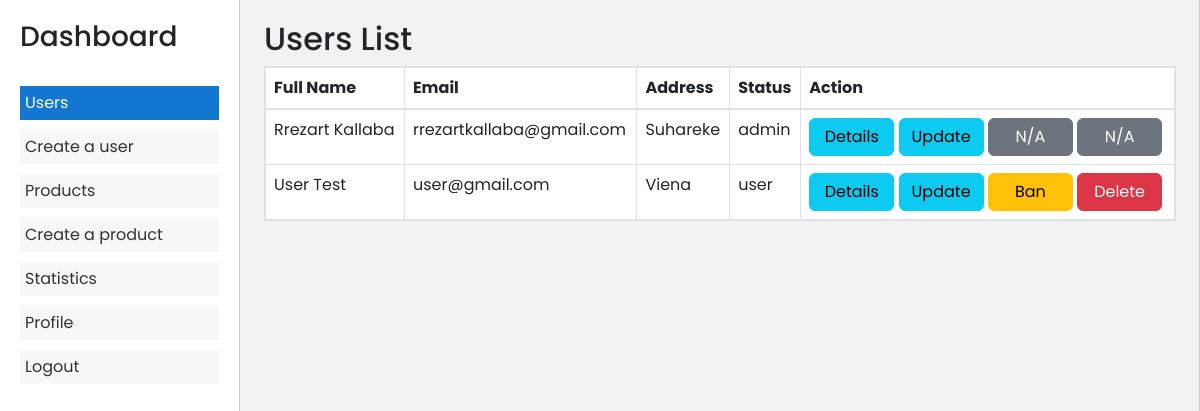
/admin/dashboard.php (signed in), run on an earlier commit of the app's database.
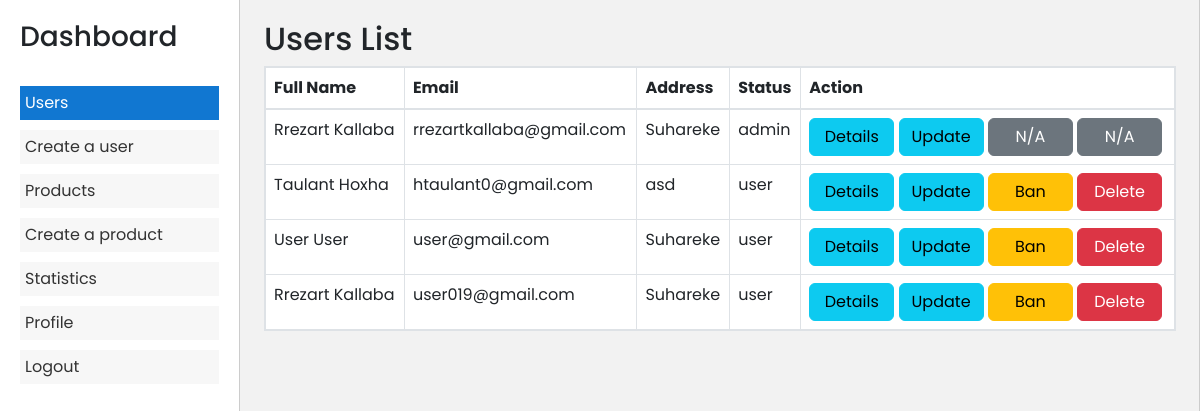
And on a later commit of the database.
### tables this page shows
CREATE TABLE IF NOT EXISTS `users` (
  `id` int NOT NULL AUTO_INCREMENT,
  `first_name` varchar(50) NOT NULL,
  `last_name` varchar(50) NOT NULL,
  `email` varchar(50) NOT NULL,
  `phone` varchar(20) NOT NULL,
  `address` varchar(100) NOT NULL,
  `image` varchar(100) DEFAULT NULL,
  `password` varchar(255) NOT NULL,
  `status` varchar(10) NOT NULL DEFAULT 'user',
  `is_banned` enum('Yes','No') NOT NULL DEFAULT 'No',
  PRIMARY KEY (`id`),
  UNIQUE KEY `email` (`email`)
);

### admin/users.php (the view, shortened to what this page needs)
<?php
if (isset($_SESSION["admin"])) {
    require "../validate/connect.php";
?>
    <!DOCTYPE html>
    <html lang="en">
    <head>
        <link href="https://cdn.jsdelivr.net/npm/bootstrap@5.3.0/dist/css/bootstrap.min.css" rel="stylesheet">
    </head>
    <body>
        <div class="container">
            <h2>Users List</h2>
            <table class="table table-bordered">
                <thead>
                    <tr>
                        <th>Full Name</th>
                        <th>Email</th>
                        <th>Address</th>
                        <th>Status</th>
                        <th>Action</th>
                    </tr>
                </thead>
                <tbody>
                    <?php
                    $sql = "SELECT * FROM users";
                    $result = mysqli_query($connect, $sql);
                    while ($row = mysqli_fetch_assoc($result)) {
                        echo '<tr>
                        <td>' . $row["first_name"] . ' ' . $row["last_name"] . '</td>
                        <td>' . $row["email"] . '</td>
                        <td>' . $row["address"] . '</td>
                        <td>' . $row["status"] . '</td>
                        <td>';
                        echo '<a href="?page=details_users&id=' . $row["id"] . '" class="btn btn-info">Details</a> ';
                        echo '<a href="?page=update_users&id=' . $row["id"] . '" class="btn btn-info">Update</a> ';
                        if ($row["status"] !== "admin") {
                            echo '<a href="ban_user.php?id=' . $row['id'] . '" class="btn btn-' .
                                ($row['is_banned'] === 'Yes' ? 'success' : 'warning') . '">'
                                . ($row["is_banned"] === "Yes" ? "Unban" : "Ban") .
                                '</a> ';
                        } else {
                            echo '<a href="#" class="btn btn-secondary">N/A</a> ';
                        }
                        if ($row["status"] !== "admin") {
                            echo '<a href="delete_user.php?id=' . $row["id"] . '" class="btn btn-danger" onclick="return confirm(\'Are you sure you want to delete this menu item?\')">Delete</a>';
                        } else {
                            echo '<a href="#" class="btn btn-secondary">N/A</a>';
                        }
                        echo '</td>
                        </tr>';
                    }
                    ?>
                </tbody>
            </table>
        </div>
    </body>
    </html>
<?php
} else if (isset($_SESSION["user"])) {
    header("location:../home.php");
} else {
    header("Location: ../login.php");
}

### admin/dashboard.php (shortened to what this page needs)
<?php
if (isset($_SESSION["admin"])) {
    require "../validate/connect.php";
?>
    <!DOCTYPE html>
    <html lang="en">
    <head>
        <link rel="stylesheet" href="https://maxcdn.bootstrapcdn.com/bootstrap/4.5.2/css/bootstrap.min.css">
    </head>
    <body>
        <?php
        $page = isset($_GET['page']) ? $_GET['page'] : 'users';
        function isActive($currentPage, $pageName)
        {
            if ($currentPage === $pageName || ($pageName === 'animals' && $currentPage === 'update_animal') || ($pageName === 'animals' && $currentPage === 'details_animal')) {
                echo 'active';
            }
        }
        ?>
        <div class="container">
            <div class="row">
                <div class="col left-column">
                    <nav id="myLinks" class="menu">
                        <h3>Dashboard</h3>
                        <br>
                        <ul class="sidebar-menu">
                            <li class="<?php isActive($page, 'users'); ?>"><a href="?page=users">Users</a></li>
                            <li class="<?php isActive($page, 'create_user'); ?>"><a href="?page=create_user">Create a user</a></li>
                            <li class="<?php isActive($page, 'products'); ?>"><a href="?page=products">Products</a></li>
                            <li class=" <?php isActive($page, 'create_product'); ?>"><a href="?page=create_product">Create a product</a></li>
                            <li class="<?php isActive($page, 'statistics'); ?>"><a href="?page=statistics">Statistics</a></li>
                            <li class="<?php isActive($page, 'profile'); ?>"><a href="?page=profile">Profile</a></li>
                            <li><a href="#" onclick="konfirmoDaljen()">Logout</a></li>
                        </ul>
                    </nav>
                    <button class="menu-icon" onclick="toggleMenu()">
                        <span class="icon-hamburger">&#9776;</span>
                        <span class="icon-close">&#10006;</span>
                    </button>
                </div>
                <div class="col right-column">
                    <?php
                    if ($page === 'users') {
                        include "users.php";
                    } elseif ($page === 'products') {
                        include "products.php";
                    } elseif ($page === 'profile') {
                        include "profile.php";
                    } elseif ($page === 'create_product') {
                        include "create_product.php";
                    } elseif ($page === 'create_user') {
                        include "create_user.php";
                    } elseif ($page === 'details_reviews') {
                        include "details_reviews.php";
                    } elseif ($page === 'statistics') {
                        include "statistics.php";
                    } else {
                        include "users.php";
                    }
                    ?>
                </div>
            </div>
        </div>
    </body>
    </html>
<?php
} else if (isset($_SESSION["user"])) {
    header("location:../home.php");
} else {
    header("Location: ../login.php");
}

### admin/dashboard.php (style rules this page uses)
* { font-family: "Poppins", sans-serif; }
.left-column { width: 20%; border-right: 1px solid #ccc; padding: 20px; height: 100%; position: fixed; top: 0; left: 0; display: block; }
.right-column { width: 75%; padding: 20px; margin-left: 20%; }
.menu { position: fixed; display: block; top: 0; left: 0; background-color: #fff; width: 20%; border-right: 1px solid #ccc; padding: 20px; height: 100%; }
.sidebar-menu { list-style: none; padding: 0; }
.sidebar-menu li { margin-bottom: 10px; }
.sidebar-menu li a { display: block; padding: 5px; background-color: #f7f7f7; color: #333; text-decoration: none; transition: background-color 0.3s ease; }
.sidebar-menu li.active a { background-color: rgb(17, 119, 209); color: white; }
@media (min-width: 1200px) { .container, .container-lg, .container-md, .container-sm, .container-xl { max-width: 1350px !important; } }

### admin/users.php (style rules this page uses)
body { font-family: Arial, sans-serif; background-color: #f2f2f2; }
.table-bordered thead td, .table-bordered thead th { border-bottom-width: 2px; }
tbody, td, tfoot, th, thead, tr { border-color: inherit; border-style: solid; border-width: 2px; }
.btn { width: 85px !important; }

What changed in the data, as far as the page shows it:
added users: first_name "Taulant", last_name "Hoxha", email "htaulant0@gmail.com", address "asd", status "user", is_banned "Ban"
changed users "User": last_name "Test" → "User"; address "Viena" → "Suhareke"
added users: first_name "Rrezart", last_name "Kallaba", email "user019@gmail.com", address "Suhareke", status "user", is_banned "Ban"
